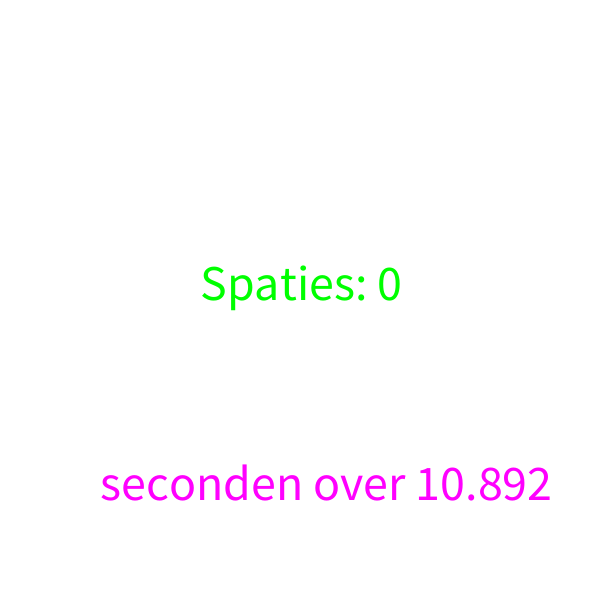
Frame 1 (no input)
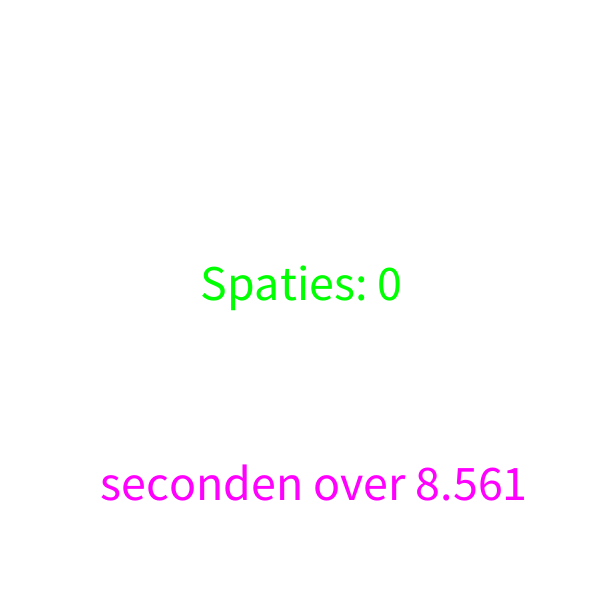
Frame 60 (the mouse pressed at the canvas centre just before this capture)
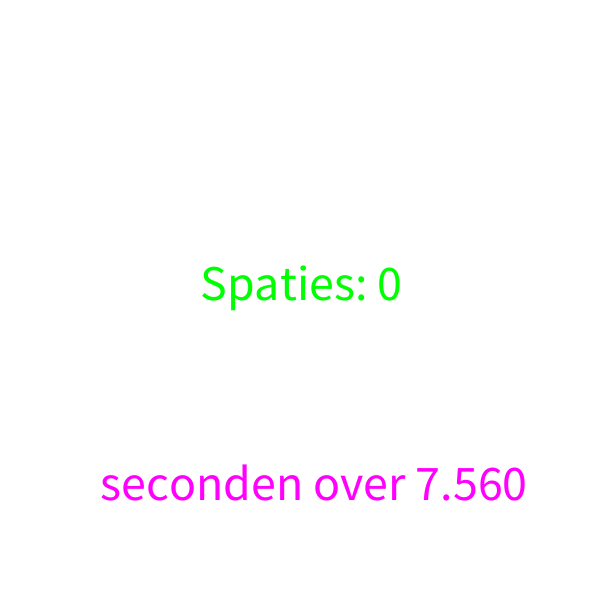
Frame 120 (the mouse held since frame 60 and released just before this capture)

The Processing sketch that drew these frames (run headless with seeded random() and noise(); from frame 60 on, the mouse is pressed at the canvas centre):

// Processing sketch: H12Opd1
// ── H12Opd1.pde
int seconden;
int spatiesin10sec;
int overigeseconden;
int millisecover;
boolean racing = true;


void setup(){
  size(600,600);
}

void draw(){
  background(255,255,255);
  
  seconden = millis()/1000;
  overigeseconden = 10 - seconden;
  millisecover = 1000 - (millis()%1000);
 
  if(overigeseconden <= 0){
    overigeseconden = 0;
    millisecover = 0;
  }
    if(millisecover <= 0){
      fill(255,0,0);
      textSize(20);
      text("De tijd is op!", 250,550);
  }
  if(seconden >= 10){
    racing = false;
    
  }
  fill(0,255,0);
  textSize(50);
  text("Spaties: " + spatiesin10sec, 200,300);
  fill(255,0,255);
  text("seconden over " + overigeseconden + "." + millisecover, 100,500);
  
  
}
  
void keyReleased(){
  if(keyCode == 32 && racing){
    spatiesin10sec++;
  }
}
